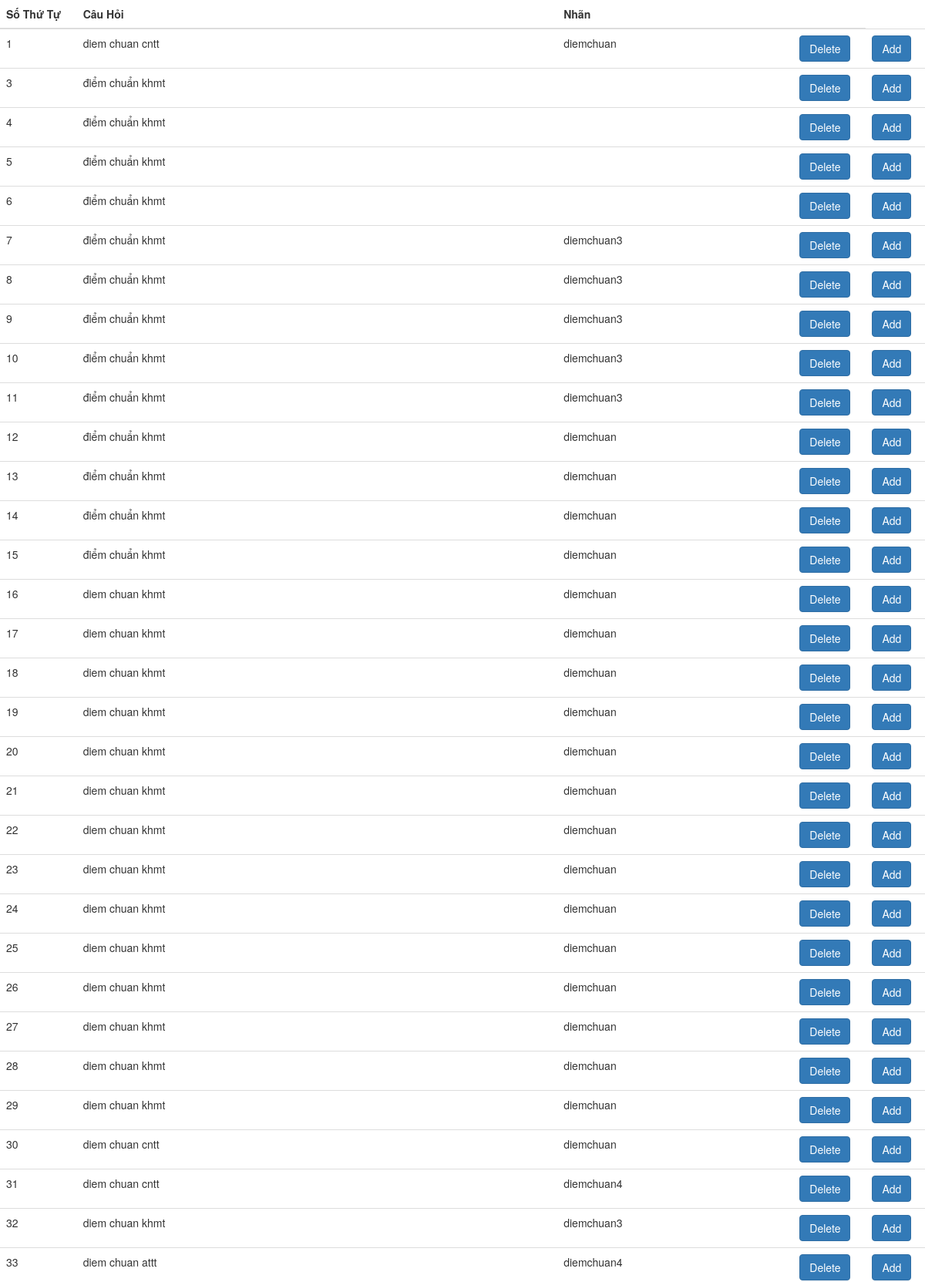
The app's page /sql (upper part) with its own data.
### tables this page shows
CREATE TABLE users (
  id INTEGER PRIMARY KEY AUTOINCREMENT,
  question TEXT NOT NULL,
  tag TEXT NOT NULL
);

### Code/Chatbot.py (the view)
@app.route("/sql")
def my_sql():
    connection = Database.create_connection("sm_app.sqlite")
    select_users = "SELECT * from users"
    rows = Database.execute_read_query(connection, select_users)
    return render_template("Index_B1812282.html", rows=rows)

### Code/Database.py (called while the page is built)
def create_connection(path):
    connection = None
    try:
        connection = sqlite3.connect(path)
        print("Connection to SQLite DB successful")
    except Error as e:
        print(f"The error '{e}' occurred")
    return connection

def execute_read_query(connection, query):
    cursor = connection.cursor()
    result = None
    try:
        cursor.execute(query)
        connection.commit()
        result = cursor.fetchall()
        return result
    except Error as e:
        print(f"The error '{e}' occurred")

### Code/templates/Index_B1812282.html (shortened to what this page needs)
<!DOCTYPE html>
<html lang="en">
<head>
    <link href="http://netdna.bootstrapcdn.com/bootstrap/3.3.6/css/bootstrap.min.css" rel="stylesheet">
</head>
<body>
    <table class="table">
        <thead>
            <tr>
                <th scope="col">Số Thứ Tự</th>
                <th scope="col">Câu Hỏi</th>
                <th scope="col">Nhãn</th>
                <th scope="col"></th>
            </tr>
        </thead>
        <tbody>
            {% for row in rows %}
            <tr>
                <td>{{row[0]}}</td>
                <td>{{row[1]}}</td>
                <td>{{row[2]}}</td>
                <td><a href="\delete\{{row[0]}}" class="btn btn-primary stretched-link">Delete</a></td>
                <td><a href="\add_question\{{row[1]}}" class="btn btn-primary stretched-link">Add</a></td>
            </tr>
            {% endfor %}
          </tbody>
    </table>
</body>
</html>

### records on screen
users: id "1", question "diem chuan cntt", tag "diemchuan"
users: id "3", question "điểm chuẩn khmt"
users: id "4", question "điểm chuẩn khmt"
users: id "5", question "điểm chuẩn khmt"
users: id "6", question "điểm chuẩn khmt"
users: id "7", question "điểm chuẩn khmt", tag "diemchuan3"
users: id "8", question "điểm chuẩn khmt", tag "diemchuan3"
users: id "9", question "điểm chuẩn khmt", tag "diemchuan3"
users: id "10", question "điểm chuẩn khmt", tag "diemchuan3"
users: id "11", question "điểm chuẩn khmt", tag "diemchuan3"
users: id "12", question "điểm chuẩn khmt", tag "diemchuan"
users: id "13", question "điểm chuẩn khmt", tag "diemchuan"
users: id "14", question "điểm chuẩn khmt", tag "diemchuan"
users: id "15", question "điểm chuẩn khmt", tag "diemchuan"
users: id "16", question "diem chuan khmt", tag "diemchuan"
users: id "17", question "diem chuan khmt", tag "diemchuan"
users: id "18", question "diem chuan khmt", tag "diemchuan"
users: id "19", question "diem chuan khmt", tag "diemchuan"
users: id "20", question "diem chuan khmt", tag "diemchuan"
users: id "21", question "diem chuan khmt", tag "diemchuan"
users: id "22", question "diem chuan khmt", tag "diemchuan"
users: id "23", question "diem chuan khmt", tag "diemchuan"
users: id "24", question "diem chuan khmt", tag "diemchuan"
users: id "25", question "diem chuan khmt", tag "diemchuan"
users: id "26", question "diem chuan khmt", tag "diemchuan"
users: id "27", question "diem chuan khmt", tag "diemchuan"
users: id "28", question "diem chuan khmt", tag "diemchuan"
users: id "29", question "diem chuan khmt", tag "diemchuan"
users: id "30", question "diem chuan cntt", tag "diemchuan"
users: id "31", question "diem chuan cntt", tag "diemchuan4"
users: id "32", question "diem chuan khmt", tag "diemchuan3"
users: id "33", question "diem chuan attt", tag "diemchuan4"
